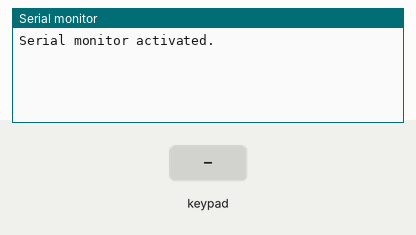
Recording of a program running on a simulated Arduino Uno, built with avr-gcc and run on an emulated ATmega328P. Parts: the last lines printed to the serial monitor. Inputs (shaded band) come from the test bench.

Above: at 1.2 s.
1.3 s: key '1' pressed
At 2.2 s:
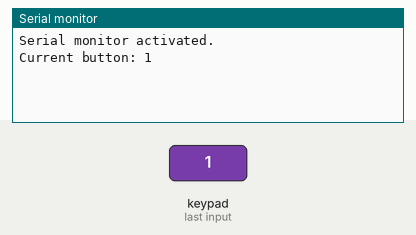
2.8 s: keypad keys 5 6 7 pressed 0.4 s apart
At 4.0 s:
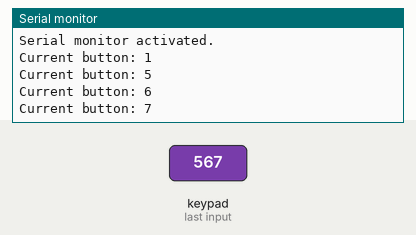
5.5 s: key '2' pressed
At 6.5 s:
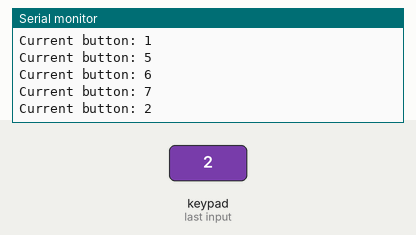
7.0 s: keypad keys 1 3 9 pressed 0.4 s apart
At 8.2 s:
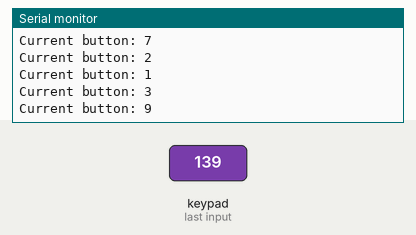
Timing chart, 0 to 10.0 s (numbered marks = the images above; inputs shaded):
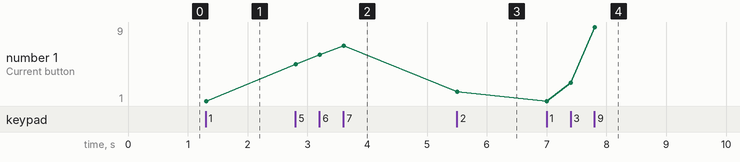

The program:

main.cpp
```cpp
#include "Arduino.h"
#include <Keypad.h>

constexpr byte ROWS = 3;
constexpr byte COLS = 3;


byte ROW_PINS[ROWS] = {5,6,7};
byte COL_PINS[COLS] = {8,9,10};

char BUTTONS[ROWS][COLS]= {
  {'1', '2', '3'},
  {'4', '5', '6'},
  {'7', '8', '9'}
};

Keypad miyoDenKeyboard = Keypad(makeKeymap(BUTTONS), ROW_PINS, COL_PINS, ROWS, COLS);

void setup () {
  Serial.begin(9600);
  Serial.println("Serial monitor activated.");
}

void loop() {
  // char pressedButton = miyoDenKeyboard.waitForKey();
  char pressedButton = miyoDenKeyboard.waitForKey();
  Serial.print("Current button: ");
  Serial.println(pressedButton);
}
```

Measured:
- after the input at 1.3 s, the serial monitor: prints a new line at once (image 1)
- after the input at 2.8 s, the serial monitor: prints a new line at once (image 2)
- after the input at 5.5 s, the serial monitor: prints a new line at once (image 3)
- after the input at 7.0 s, the serial monitor: prints a new line at once (image 4)
- plotted number 1: 1 → 7 after the input at 2.8 s, 7 → 2 after the input at 5.5 s, 2 → 9 after the input at 7.0 s
